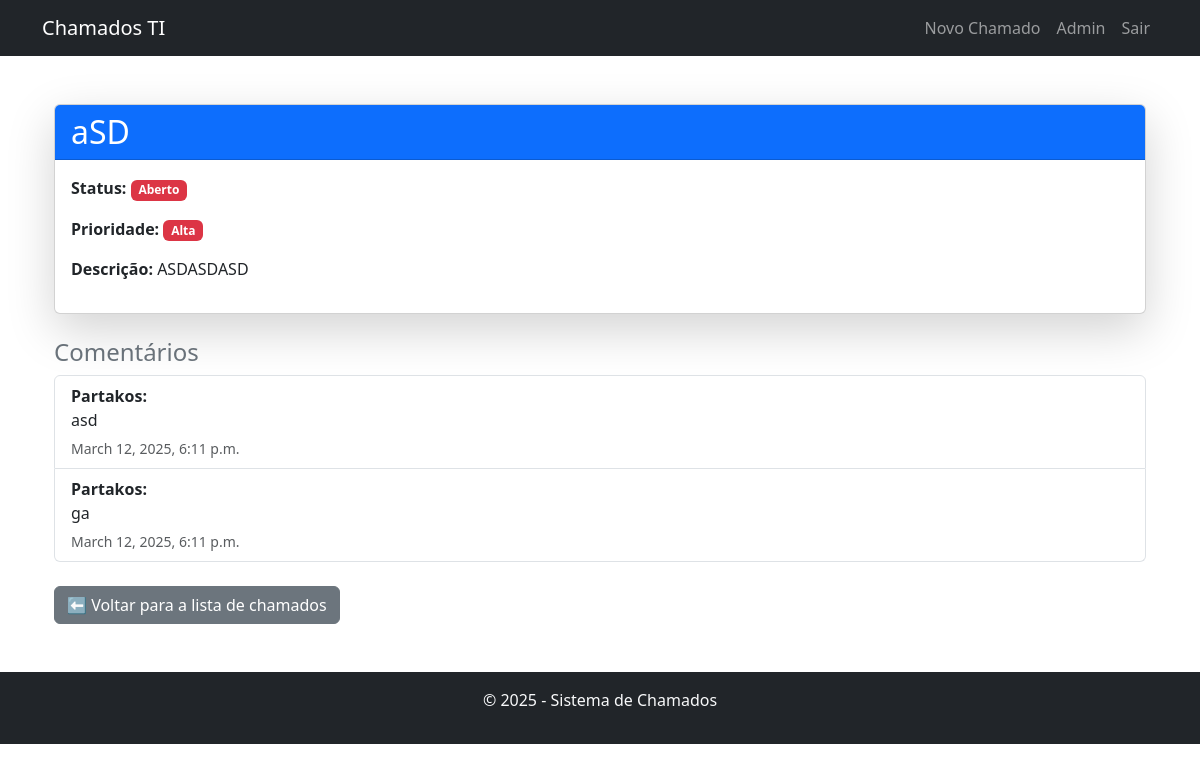
The page /chamado/1/ (signed in) on the database its author committed.
### chamados/models.py (models this page shows, shortened)
class Chamado(models.Model):
    STATUS_CHOICES = [
        ('aberto', 'Aberto'),
        ('em_andamento', 'Em Andamento'),
        ('fechado', 'Fechado'),
    ]
    PRIORIDADE_CHOICES = [
        ('baixa', 'Baixa'),
        ('media', 'Média'),
        ('alta', 'Alta'),
    ]
    titulo = models.CharField(max_length=200)
    descricao = models.TextField()
    data_abertura = models.DateTimeField(auto_now_add=True)
    data_fechamento = models.DateTimeField(null=True, blank=True)
    status = models.CharField(max_length=20, choices=STATUS_CHOICES, default='aberto')
    prioridade = models.CharField(max_length=10, choices=PRIORIDADE_CHOICES, default='media')
    usuario = models.ForeignKey(User, on_delete=models.CASCADE, related_name='chamados_solicitados')
    tecnico_responsavel = models.ForeignKey(User, on_delete=models.SET_NULL, null=True, blank=True, related_name='chamados_atendidos')

class Comentario(models.Model):
    chamado = models.ForeignKey(Chamado, on_delete=models.CASCADE, related_name='comentarios')
    usuario = models.ForeignKey(User, on_delete=models.CASCADE)
    mensagem = models.TextField()
    data_criacao = models.DateTimeField(auto_now_add=True)

### chamados/views.py (the view)
# urls.py: path("chamado/<int:chamado_id>/", detalhes_chamado, name="detalhes_chamado"),
@login_required
def detalhes_chamado(request, chamado_id):
    chamado = get_object_or_404(Chamado, id=chamado_id)
    comentarios = chamado.comentarios.all()
    return render(request, "chamados/detalhes_chamado.html", {"chamado": chamado, "comentarios": comentarios})

### chamados/templates/chamados/detalhes_chamado.html
{% extends 'base.html' %}
{% block content %}
<div class="container mt-5">
    <div class="card shadow-lg">
        <div class="card-header bg-primary text-white">
            <h2 class="mb-0">{{ chamado.titulo }}</h2>
        </div>
        <div class="card-body">
            <p><strong>Status:</strong>
                <span class="badge {% if chamado.status == 'aberto' %}bg-danger{% elif chamado.status == 'em_andamento' %}bg-warning{% else %}bg-success{% endif %}">
                    {{ chamado.get_status_display }}
                </span>
            </p>
            <p><strong>Prioridade:</strong>
                <span class="badge {% if chamado.prioridade == 'alta' %}bg-danger{% elif chamado.prioridade == 'media' %}bg-warning{% else %}bg-success{% endif %}">
                    {{ chamado.get_prioridade_display }}
                </span>
            </p>
            <p><strong>Descrição:</strong> {{ chamado.descricao }}</p>
        </div>
    </div>
    <div class="mt-4">
        <h4 class="text-secondary">Comentários</h4>
        {% if comentarios %}
            <ul class="list-group">
                {% for comentario in comentarios %}
                    <li class="list-group-item">
                        <strong>{{ comentario.usuario.username }}:</strong>
                        <p class="mb-1">{{ comentario.mensagem }}</p>
                        <small class="text-muted">{{ comentario.data_criacao }}</small>
                    </li>
                {% endfor %}
            </ul>
        {% else %}
            <p class="text-muted">Nenhum comentário ainda.</p>
        {% endif %}
    </div>
    <div class="mt-4">
        <a href="{% url 'lista_chamados' %}" class="btn btn-secondary">
            ⬅ Voltar para a lista de chamados
        </a>
    </div>
</div>
{% endblock %}

### chamados/templates/base.html (shortened to what this page needs)
<!DOCTYPE html>
<html lang="pt-br">
<head>
    <link rel="stylesheet" href="https://cdn.jsdelivr.net/npm/bootstrap@5.3.0/dist/css/bootstrap.min.css">
</head>
<body>
    <nav class="navbar navbar-expand-lg navbar-dark bg-dark">
        <div class="container">
            <a class="navbar-brand" href="{% url 'lista_chamados' %}">Chamados TI</a>
            <div class="collapse navbar-collapse" id="navbarNav">
                <ul class="navbar-nav ms-auto">
                    {% if user.is_authenticated %}
                        <li class="nav-item"><a class="nav-link" href="{% url 'criar_chamado' %}">Novo Chamado</a></li>
                        <li class="nav-item"><a class="nav-link" href="{% url 'admin:index' %}">Admin</a></li>
                        <li class="nav-item"><a class="nav-link" href="{% url 'logout' %}">Sair</a></li>
                    {% else %}
                        <li class="nav-item"><a class="nav-link" href="{% url 'login' %}">Login</a></li>
                    {% endif %}
                </ul>
            </div>
        </div>
    </nav>
    <div class="container mt-4">
        {% block content %}{% endblock %}
    </div>
    <footer class="bg-dark text-light text-center py-3 mt-5">
        <p>&copy; 2025 - Sistema de Chamados</p>
    </footer>
</body>
</html>

### rows shown on the page
Chamado: titulo "aSD", status "Aberto", prioridade "Alta", descricao "ASDASDASD"
Comentario: usuario.username "Partakos", mensagem "asd", data_criacao "March 12, 2025, 6:11 p.m."
Comentario: usuario.username "Partakos", mensagem "ga", data_criacao "March 12, 2025, 6:11 p.m."
